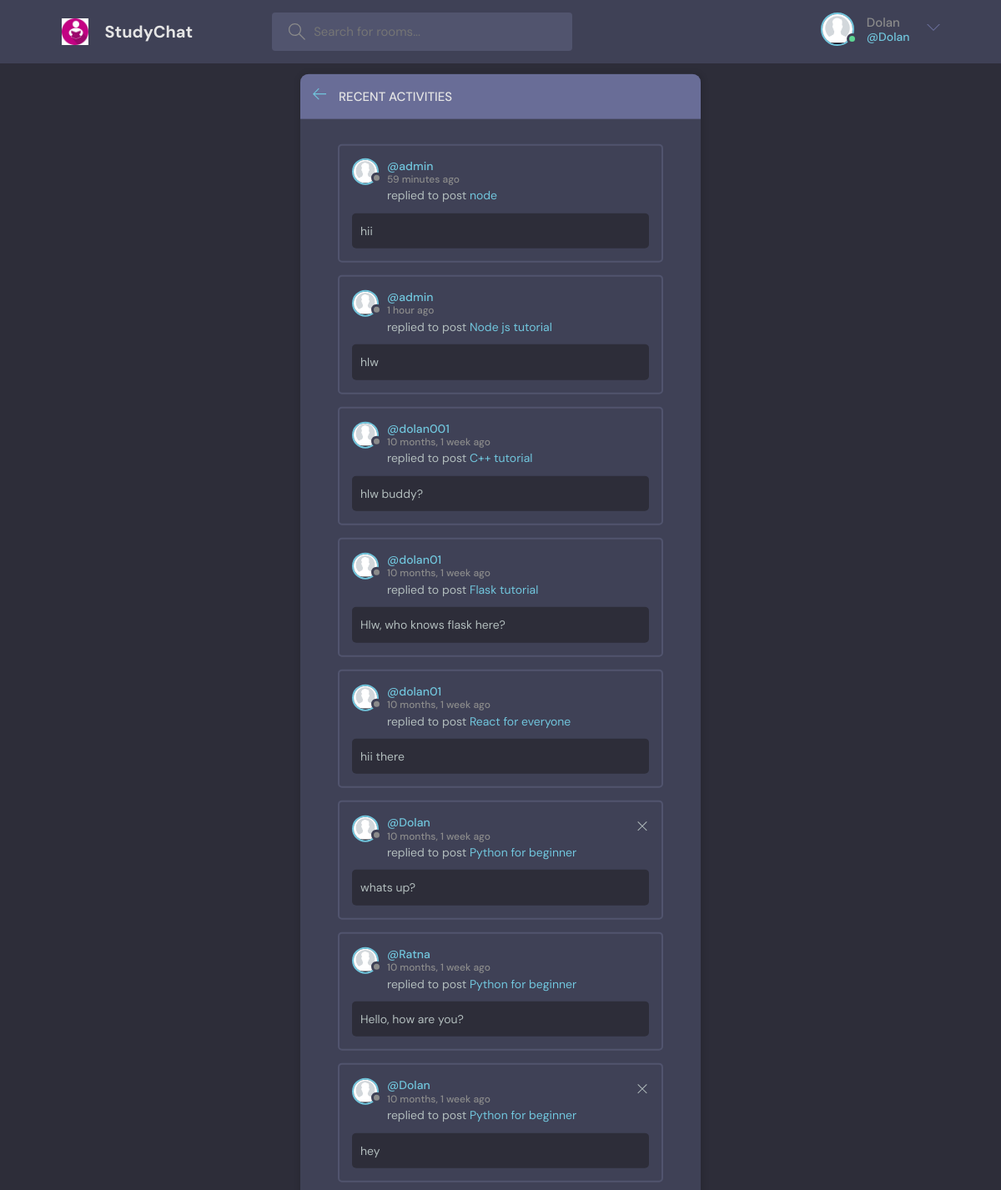
Screenshot of /activity/ (signed in) with the database file from the repository.
### chatRoom/models.py (models this page shows, shortened)
class Message(models.Model):
    user = models.ForeignKey(User, on_delete=models.CASCADE)
    room = models.ForeignKey(Room, on_delete=models.CASCADE)
    body = models.TextField()
    updated = models.DateTimeField(auto_now=True)
    created = models.DateTimeField(auto_now_add=True)
    class Meta:
        ordering = ['-updated', '-created']

class Room(models.Model):
    host = models.ForeignKey(User, on_delete=models.SET_NULL, null=True)
    topic = models.ForeignKey(Topic, on_delete=models.SET_NULL, null=True)
    name = models.CharField(max_length=200)
    description = models.TextField(null=True, blank=True)
    participants = models.ManyToManyField(User, related_name='participant', blank=True)
    updated = models.DateTimeField(auto_now=True)
    created = models.DateTimeField(auto_now_add=True)
    class Meta:
        ordering = ['-updated', '-created']
    def __str__(self):
        return self.name

### chatRoom/views.py (the view)
# urls.py: path('activity/', views.activityPage, name="activity"),
def activityPage(request):
    room_messages = Message.objects.all()
    return render(request, 'activity.html', {'room_messages':room_messages})

### chatRoom/templates/activity.html
{% extends 'base.html' %}
{% block content %}
{% load static %}
<main class="layout">
  <div class="container">
    <div class="layout__box">
      <div class="layout__boxHeader">
        <div class="layout__boxTitle">
          <a href="{% url 'home' %}">
            <svg version="1.1" xmlns="http://www.w3.org/2000/svg" width="32" height="32" viewBox="0 0 32 32">
              <title>arrow-left</title>
              <path
                d="M13.723 2.286l-13.723 13.714 13.719 13.714 1.616-1.611-10.96-10.96h27.625v-2.286h-27.625l10.965-10.965-1.616-1.607z">
              </path>
            </svg>
          </a>
          <h3>Recent Activities</h3>
        </div>
      </div>
      <div class="activities-page layout__body">
        {% for msg in room_messages %}
        <div class="activities__box">
          <div class="activities__boxHeader roomListRoom__header">
            <a href="{% url 'user-profile' msg.user.id %}" class="roomListRoom__author">
              <div class="avatar avatar--small">
                <img src="{% static 'images/user.png' %}" />
              </div>
              <p>
                @{{msg.user}}
                <span>{{msg.created|timesince}} ago</span>
              </p>
            </a>
            {% if request.user == msg.user %}
            <div class="roomListRoom__actions">
              <a href="{% url 'delete-message' msg.id %}">
                <svg version="1.1" xmlns="http://www.w3.org/2000/svg" width="32" height="32" viewBox="0 0 32 32">
                  <title>remove</title>
                  <path
                    d="M27.314 6.019l-1.333-1.333-9.98 9.981-9.981-9.981-1.333 1.333 9.981 9.981-9.981 9.98 1.333 1.333 9.981-9.98 9.98 9.98 1.333-1.333-9.98-9.98 9.98-9.981z">
                  </path>
                </svg>
              </a>
            </div>
            {% endif %}
          </div>
          <div class="activities__boxContent">
            <p>replied to post <a href="{% url 'room' msg.room.id %}">{{msg.room}}</a></p>
            <div class="activities__boxRoomContent">
              {{msg.body}}
            </div>
          </div>
        </div>
        {% endfor %}
      </div>
    </div>
  </div>
</main>
{% endblock %}

### templates/navbar.html (shortened to what this page needs)
{% load static %}
<header class="header header--loggedIn">
    <div class="container">
        <a href="{% url 'home' %}" class="header__logo">
            <img src="{% static 'images/logo1.jpeg' %}" />
            <h1>StudyChat</h1>
        </a>
        <form class="header__search" method="GET" action="{% url 'home' %}">
            <label>
                <input name="q" placeholder="Search for rooms..." />
            </label>
        </form>
        <nav class="header__menu">
            {% if request.user.is_authenticated %}
            <div class="header__user">
                <a href="{% url 'user-profile' request.user.id %}">
                    <div class="avatar avatar--medium active">
                        <img src="{% static 'images/user.png' %}" />
                    </div>
                    <p>{{request.user.username}} <span>@{{request.user.username}}</span></p>
                </a>
                <button class="dropdown-button">
                    <svg version="1.1" xmlns="http://www.w3.org/2000/svg" width="32" height="32" viewBox="0 0 32 32">
                        <title>chevron-down</title>
                        <path d="M16 21l-13-13h-3l16 16 16-16h-3l-13 13z"></path>
                    </svg>
                </button>
            </div>
            {% else %}
            <a href="{% url 'login' %}">
                <img src="{% static 'images/avatar.svg' %}" />
                <p>Login</p>
            </a>
            {% endif %}
        </nav>
    </div>
</header>

### rows the page displays
Message: user "admin", created "59 minutes", room "node", body "hii"
Message: user "admin", created "1 hour", room "Node js tutorial", body "hlw"
Message: user "dolan001", created "10 months, 1 week", room "C++ tutorial", body "hlw buddy?"
Message: user "dolan01", created "10 months, 1 week", room "Flask tutorial", body "Hlw, who knows flask here?"
Message: user "dolan01", created "10 months, 1 week", room "React for everyone", body "hii there"
Message: user "Dolan", created "10 months, 1 week", room "Python for beginner", body "whats up?"
Message: user "Ratna", created "10 months, 1 week", room "Python for beginner", body "Hello, how are you?"
Message: user "Dolan", created "10 months, 1 week", room "Python for beginner", body "hey"

### other values shown
{{ request.user.username }} "Dolan"
